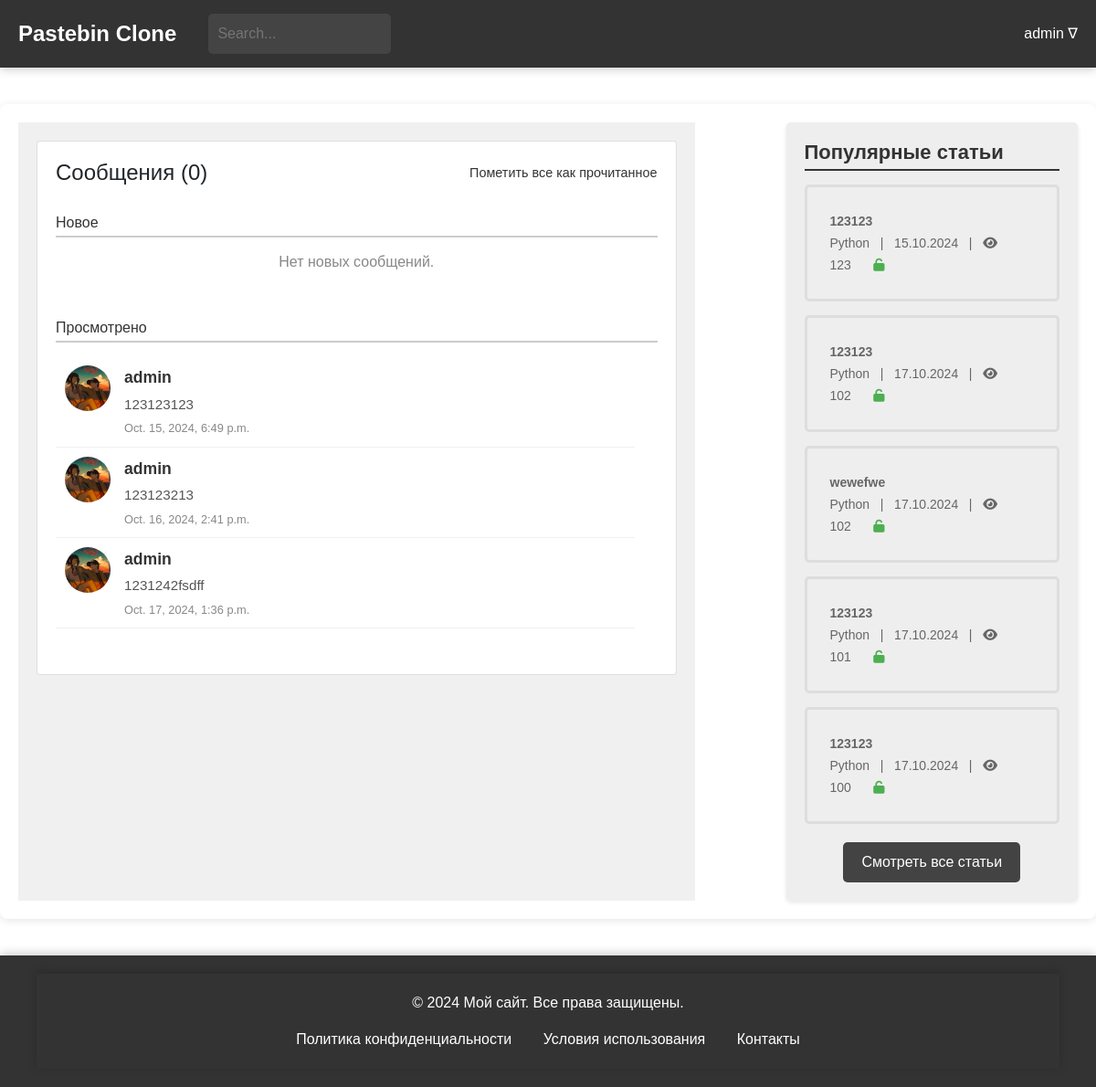
/general/messages/ (signed in), run on an earlier commit of the app's database.
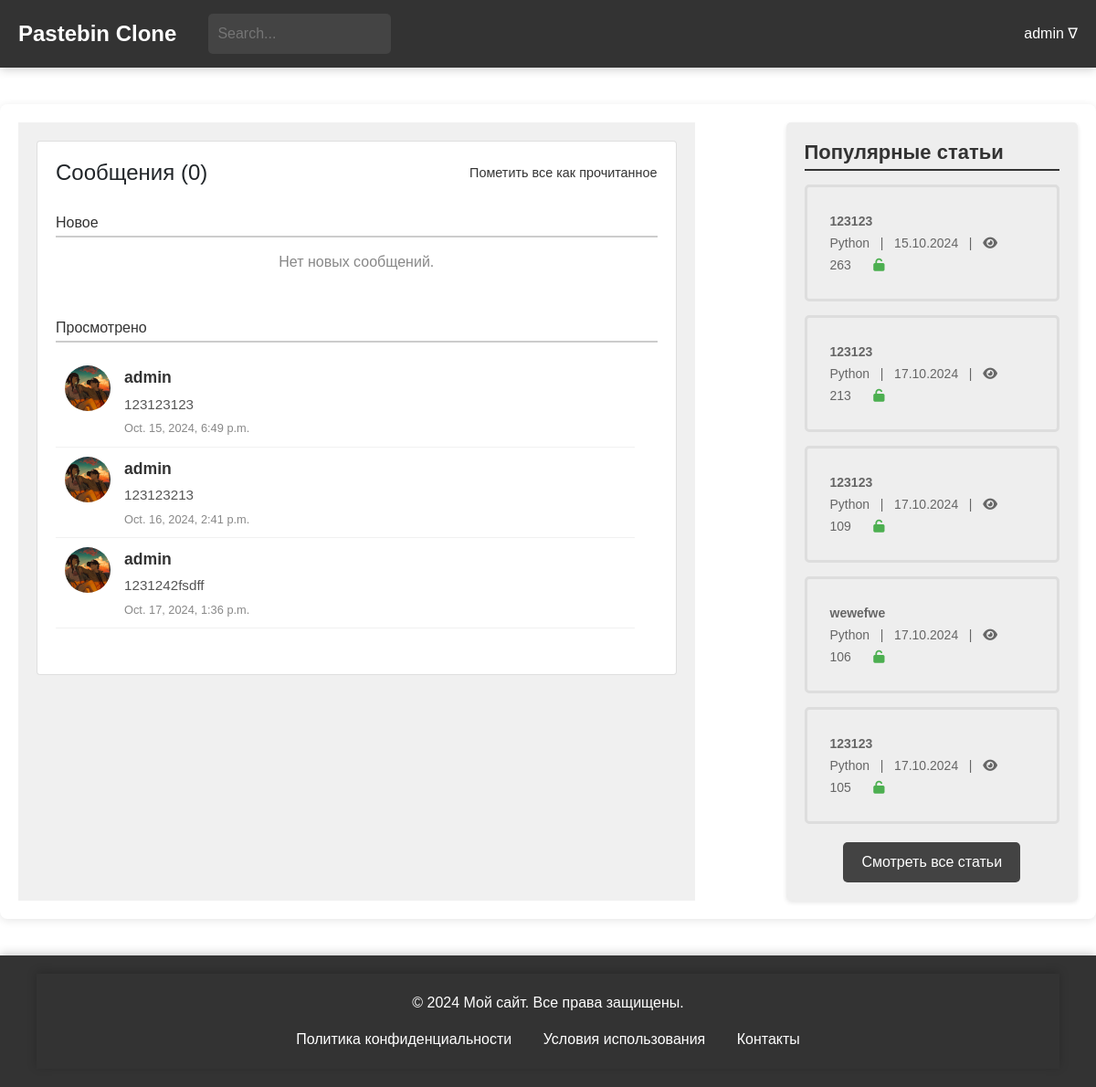
And on a later commit of the database.
### general/models.py (models this page shows, shortened)
class Messages(models.Model):
    user = models.ForeignKey(CustomUser, on_delete=models.CASCADE, related_name='message_receiver', default=None)
    sender = models.ForeignKey(CustomUser, on_delete=models.CASCADE, related_name='message_sender', default=None)
    post = models.ForeignKey(Paste, on_delete=models.CASCADE)
    text = models.TextField()
    send_time = models.DateTimeField(auto_now_add=True)
    is_checked = models.BooleanField(default=False)
    class Meta:
        verbose_name = 'Сообщение'
        verbose_name_plural = 'Сообщения'

### users/models.py (models this page shows)
class CustomUser(AbstractUser):
    bio = models.TextField(blank=True, null=True)
    favorites = models.ManyToManyField('blog.Paste', related_name='favorited_by', blank=True)
    address = models.CharField(max_length=100, blank=True, null=True)
    avatar = models.ImageField(upload_to='avatars/', blank=True, null=True)
    groups = models.ManyToManyField(
        'auth.Group',
        related_name='customuser_set',
        blank=True
    )
    user_permissions = models.ManyToManyField(
        'auth.Permission',
        related_name='customuser_set',
        blank=True
    )
    def __str__(self):
        return self.username
    class Meta:
        verbose_name = "Пользователь"
        verbose_name_plural = "Пользователи"

### blog/models.py (models this page shows, shortened)
class Paste(models.Model):
    ACCESS_STATUS_CHOICES = [
        (0, 'Private'),
        (1, 'Public'),
        (2, 'Draft'),
    ]
    TIME_LIVE_CHOICES = [
        (None, 'Никогда'),
        (timedelta(minutes=2), 'Через 2 минуты'),
        (timedelta(hours=1), 'Через 1 час'),
        (timedelta(days=1), 'Через 1 день'),
        (timedelta(weeks=1), 'Через 1 неделю'),
    ]
    title = models.CharField(max_length=200)
    content = models.TextField()
    author = models.ForeignKey(User, on_delete=models.CASCADE)
    created_at = models.DateTimeField(auto_now_add=True)
    updated_at = models.DateTimeField(auto_now=True)
    slug = models.UUIDField(default=uuid.uuid4, editable=False, unique=True)
    tags = models.ManyToManyField(Tag, related_name='posts')
    category = models.ForeignKey(Category, on_delete=models.SET_NULL, null=True)
    access_status = models.IntegerField(choices=ACCESS_STATUS_CHOICES, default=1)
    time_live = models.DurationField(null=True, blank=True)
    password = models.CharField(max_length=100, null=True, blank=True)
    is_delete_after_read = models.BooleanField(default=False)
    views_count = models.PositiveIntegerField(default=100)
    def get_formatted_created_at(self):
        return self.created_at.strftime('%d.%m.%Y')
    class Meta:
        verbose_name = 'Паста'
        verbose_name_plural = 'Паста'

class Category(models.Model):
    name = models.CharField(max_length=30, unique=True)
    parent = models.ForeignKey(
        'self',
        on_delete=models.CASCADE,
        null=True, blank=True,
        related_name='subcategories'
    )
    def __str__(self):
        return self.name
    class Meta:
        verbose_name = 'Категория'
        verbose_name_plural = 'Категории'

### general/views.py (the view)
# urls.py: path('messages/', views.messages, name='messages'),
def messages(request):
    mess = Messages.objects.all().filter(user=request.user)
    unread_messages = mess.filter(is_checked=False)
    read_messages = mess.filter(is_checked=True)
    popular_posts = Paste.objects.order_by('-views_count')[:5]
    return render(request, 'messages.html', {
        'popular_posts': popular_posts,
        'messages': mess,
        'unread_messages': unread_messages,
        'read_messages': read_messages
    })

### general/context_processors.py (called while the page is built)
def unread_counts(request):
    if request.user.is_authenticated:
        unread_messages_count = Messages.objects.filter(user=request.user, is_checked=False).count()
        unread_notifications_count = Notifications.objects.filter(user=request.user, is_checked=False).count()
    else:
        unread_messages_count = 0
        unread_notifications_count = 0
    return {
        'unread_messages_count': unread_messages_count,
        'unread_notifications_count': unread_notifications_count,
    }

### general/templates/messages.html (shortened to what the changed rows need)
{% extends 'blog/temps/base.html' %}
{% load static %}
{% block head %}
<link href="https://stackpath.bootstrapcdn.com/bootstrap/4.5.2/css/bootstrap.min.css" rel="stylesheet">
<link rel="stylesheet" href="https://cdnjs.cloudflare.com/ajax/libs/font-awesome/5.15.1/css/all.min.css">
<link rel="stylesheet" type="text/css" href="{% static 'css/user_profile.css' %}">
<link rel="stylesheet" type="text/css" href="{% static 'css/messages.css' %}">
{% endblock %}
{% block content %}
<main>
    <div class="main-container">
        <div class="left-block">
            <div class="card messages-block">
                <div class="card-body">
                    <div class="messages-section">
                        <ul class="messages-list">
                            {% for message in read_messages %}
                            <li class="message-item">
                                <a href="{% url 'blog:post-detail' message.post.slug %}" class="message-link">
                                    <div class="message-avatar">
                                        <img src="{% if message.sender.avatar %}{{ message.sender.avatar.url }}{% else %}https://th.bing.com/th/id/OIP.0TsJGYhWWOy_hBFOH0hX-gHaHa?rs=1&pid=ImgDetMain{% endif %}"
                                             alt="Avatar"
                                             class="avatar-img">
                                    </div>
                                    <div class="message-content">
                                        <span class="message-sender">{{ message.sender }}</span>
                                        <p class="message-text">{{ message.text }}</p>
                                        <span class="message-time">{{ message.send_time }}</span>
                                    </div>
                                </a>
                            </li>
                            {% empty %}
                            <p class="no-messages">Нет прочитанных сообщений.</p>
                            {% endfor %}
                        </ul>
                    </div>
                </div>
            </div>
        </div>
        {% include 'blog/temps/popular_posts.html' %}
    </div>
</main>
{% endblock %}

### blog/templates/blog/temps/popular_posts.html
{% load static %}
<head>
    <link rel="stylesheet" type="text/css" href="{% static 'css/popular_posts.css' %}">
    <link rel="stylesheet" href="https://cdnjs.cloudflare.com/ajax/libs/font-awesome/6.0.0-beta3/css/all.min.css">
</head>
<div class="right-block">
    <h2>Популярные статьи</h2>
    <ul>
        {% for popular_post in popular_posts %}
        <li>
            <a href="{% url 'blog:post-detail' popular_post.slug %}">
                <span class="article-title">{{popular_post.title}}</span>
                <br>
                <span class="article-meta">{{ popular_post.category }} &nbsp; | &nbsp; {{ popular_post.get_formatted_created_at }} &nbsp; |  &nbsp;
                                    <i class="fa fa-eye"></i> <span
                            class="view-count">{{popular_post.views_count}}</span></span>
                {% if popular_post.password %}
                <span><i class="fa fa-lock" aria-hidden="true" style="color: #FF9800;"></i></span>
                {% else %}
                <span><i class="fa fa-unlock" aria-hidden="true" style="color: #4CAF50;"></i></span>
                {% endif %}
            </a>
        </li>
        {% endfor %}
    </ul>
     <div class="all-posts-link">
        <a href="{% url 'blog:posts-check' %}">Смотреть все статьи</a>
    </div>
</div>

What changed in the data, as far as the page shows it:
changed Paste (number 1 of 5 on the later page): views_count "123" → "263"
changed Paste (number 2 of 5 on the later page): views_count "101" → "213"
changed Paste (number 3 of 5 on the later page): views_count "100" → "109"
changed Paste "wewefwe": views_count "102" → "106"; moves down the list
changed Paste (number 5 of 5 on the later page): views_count "102" → "105"; moves down the list
